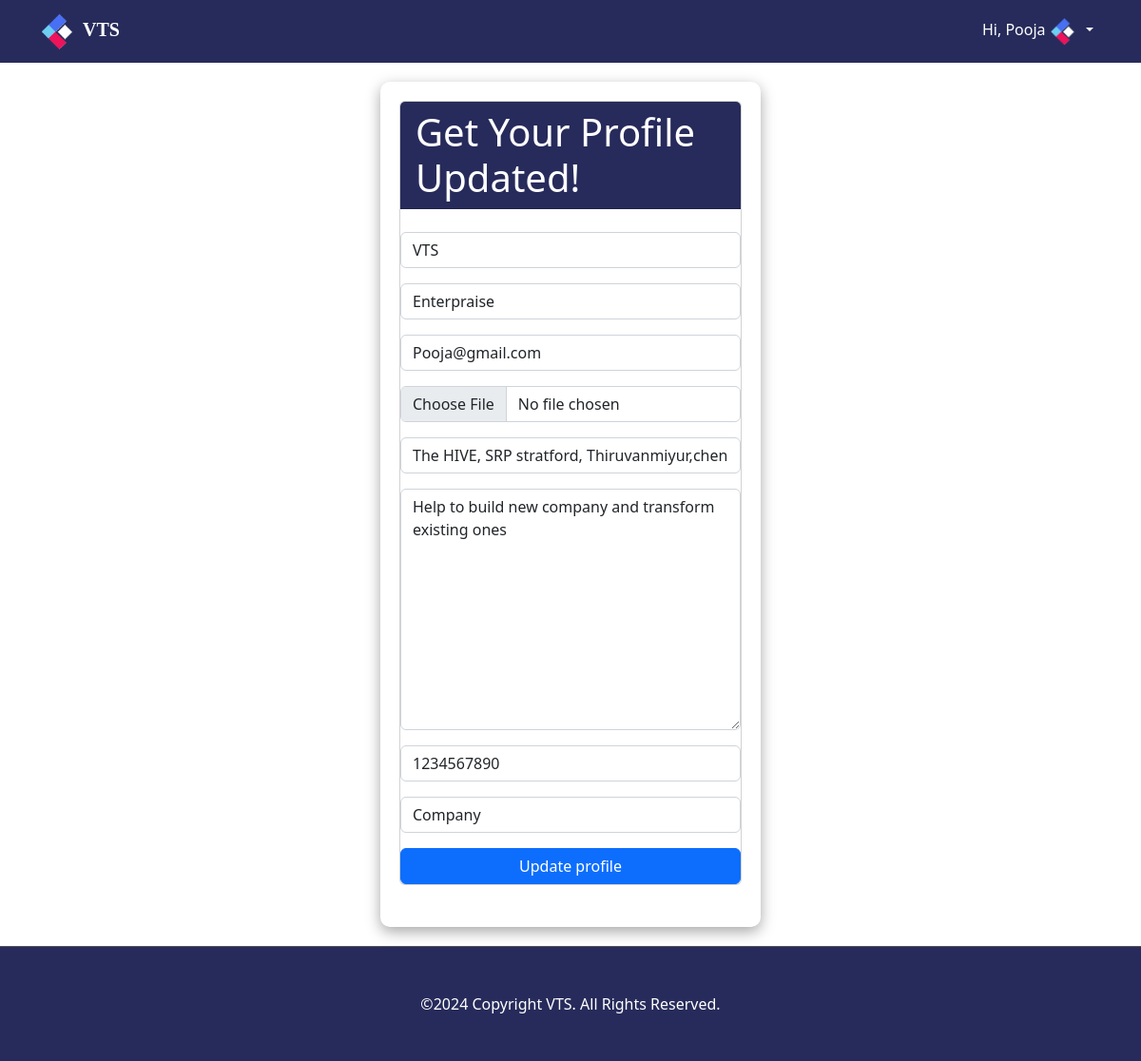
Page /user/update_profile (signed in) on the earlier database version.
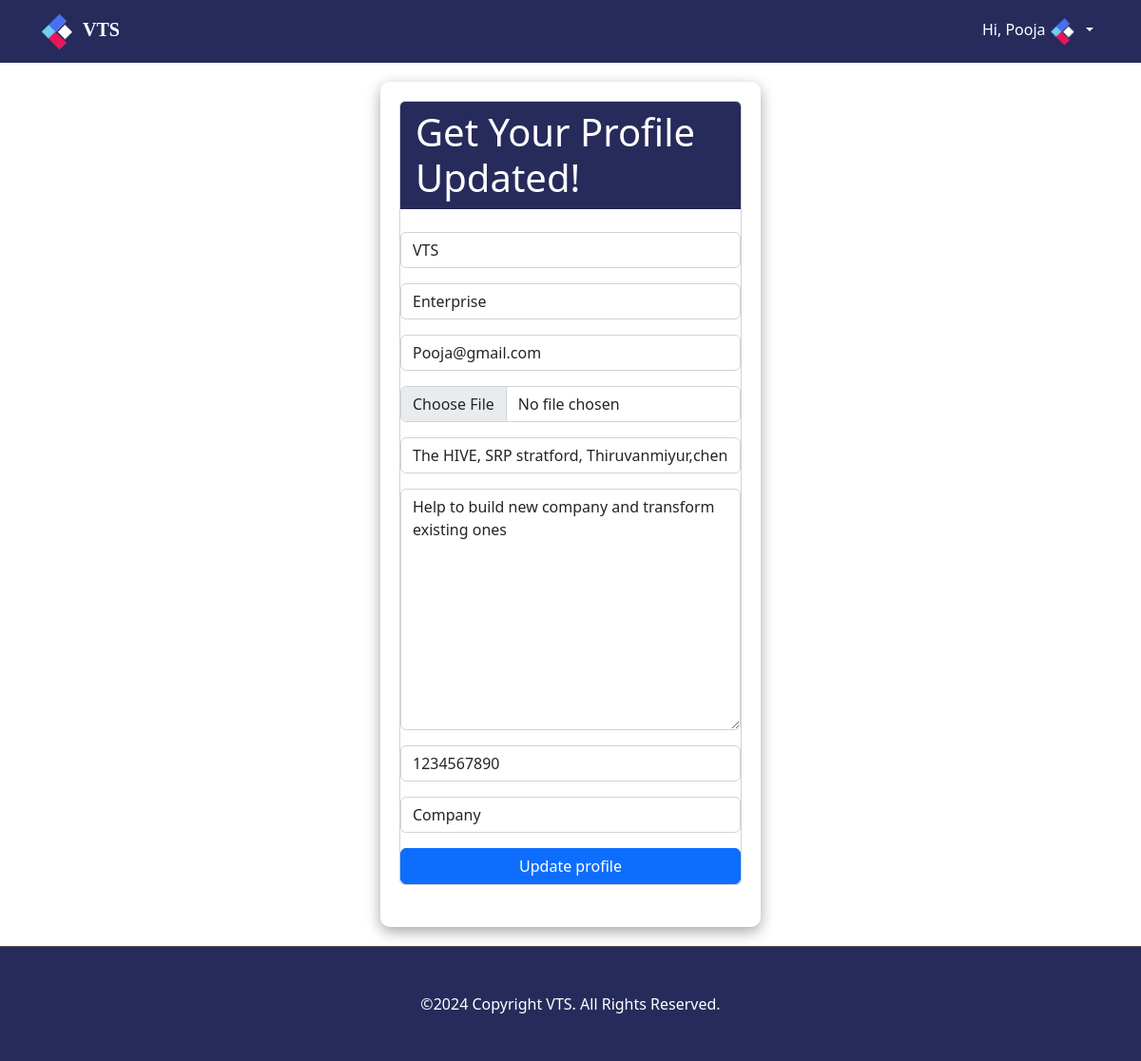
Same page on the later database version.
### core/models.py (models this page shows, shortened)
class CustomUser(AbstractUser):
    email = models.EmailField(unique=True)
    profile_pic = models.ImageField("p_img", blank=True, null = True)
    phone_no = models.CharField(max_length=10,  blank=True, null = True)
    address = models.CharField(max_length=100,  blank=True, null = True)
    role = models.CharField(max_length=50,  blank=True, null = True)
    bio = models.TextField( blank=True, null = True)
    USERNAME_FIELD = ("email")
    REQUIRED_FIELDS = ("username",)

### core/views.py (the view)
# urls.py: path('update_profile', views.update_profile, name='update_profile')
@login_required(login_url="signin")
def update_profile(request):
    if request.user.is_authenticated:
        user = request.user
        form = UpdateProfileForm(instance=user)
        if request.method == 'POST':
            form = UpdateProfileForm(request.POST, request.FILES, instance=user)
            if form.is_valid():
                form.save()
                messages.success(request, "Profile updated successfully")
                return redirect("profile")
    context = {"form": form, 'is_index_page': False,  'show_footer': True,}
    return render(request, "core/update_profile.html", context)

### core/forms.py
class UpdateProfileForm(forms.ModelForm):
    first_name = forms.CharField(widget=forms.TextInput(attrs={"class": "form-control", "placeholder": "Enter FirstName"}))
    last_name = forms.CharField(widget=forms.TextInput(attrs={"class": "form-control", "placeholder": "Enter LastName"}))
    email = forms.CharField(widget=forms.EmailInput(attrs={"class": "form-control", "placeholder": "Enter email address"}))
    profile_pic = forms.ImageField(widget=forms.FileInput(attrs={"class": "form-control", "placeholder": "Upload image"}))
    address = forms.CharField(widget=forms.TextInput(attrs={"class": "form-control", "placeholder": "Enter address"}))
    bio = forms.CharField(widget=forms.Textarea(attrs={"class": "form-control", "placeholder": "Enter bio"}))
    phone_no = forms.CharField(widget=forms.TextInput(attrs={"class": "form-control", "placeholder": "Enter phone"}))
    role = forms.CharField(widget=forms.TextInput(attrs={"class": "form-control", "placeholder": "Enter role"}))
    class Meta:
        model = CustomUser
        fields = ["first_name", "last_name", "email", "profile_pic", "address", "bio", "phone_no", "role"]

### core/templates/core/update_profile.html (shortened to what this page needs)
{% extends 'base.html' %}
{% block content %}
<form action="" method="POST" enctype="multipart/form-data" class="update-form">
    <div class="col-md-12">
        <div class="card mb-4">
            <div class="card-header display-6 " style="background-color: rgb(39, 43, 91);color: white;">Get Your Profile Updated!</div>
            <br>
        <div class="row">
        {% for field in form  %}
        {% if field.errors %}
            <div class="col-md-12">
                <div class="mb-3">
                {{field}}
                </div>
                <small>{{field.errors}}</small>
            </div>
        {% else %}
            <div class="col-md-12">
                <div class="mb-3">
                {{field}}
                </div>
            </div>
        {% endif %}
        {% endfor %}
        </div>
        <button class="btn btn-primary" style="width: 100%">Update profile</button>
    </div>
</div>
</form>
{% endblock %}

### Templates/base.html (shortened to what this page needs)
<!DOCTYPE html>
{% load static %}
<html lang="en">
    <head>
        <link href="{% static 'css/styles.css' %}" rel="stylesheet" />
        <link rel="stylesheet" href="https://cdnjs.cloudflare.com/ajax/libs/font-awesome/6.5.1/css/all.min.css" />
        <link rel="stylesheet" href="https://cdnjs.cloudflare.com/ajax/libs/font-awesome/6.5.1/css/brands.min.css" />
    </head>
    <body>
        <nav class="navbar mynav navbar-expand-lg navbar1" style="background-color:rgb(39, 43, 91);">
            <div class="container">
              <a class="navbar-brand me-8 p1" href="{% url 'index' %}" style="color: rgb(255, 255, 255);">
                <img src="/static/css/assests/vts_logo.png" alt="Logo" width="40" height="40" class="d-inline-block align-text-center">
                <span class="highlight">VTS</span></a>
              <div class="collapse navbar-collapse" id="navbarNavDropdown">
                <ul class="navbar-nav">
                  <svg xmlns="http://www.w3.org/2000/svg" viewBox="0 0 110 21" aria-label="Render" width="84" height="21" class="render-logo-fill fill-black inline-block md:hidden"></svg>
                  {% if request.user.is_authenticated %}
                  <li class="nav-item active dropdown" >
                    <a class="nav-link dropdown-toggle" href="#" role="button" style="color: rgb(255, 255, 255)" data-bs-toggle="dropdown" aria-expanded="false">
                      Hi, {{request.user.username}}
                      {% if user.profile_pic and user.profile_pic.url %}
                            <img style="width:30px" class="rounded-circle" src="{{request.user.profile_pic.url}}" alt="..." />
                            {% else %}
                            <img style="width:30px" class="rounded-circle" src="/static/css/assests/profile_default_img.webp" alt="..." />
                            {% endif %}
                    </a>
                  </li>
                  {% endif %}
                </ul>
              </div>
            </div>
          </nav>
        {% block content %}{% endblock content %}
        {% if show_footer %}
        <footer class="py-5 footer-copyright" style="background-color: rgb(39, 43, 91);color: white;">
              &copy;2024 Copyright VTS. All Rights Reserved.
        </footer>
          {% endif %}
</body>
</html>

Differences in the rows shown:
changed CustomUser "Pooja": last_name "Enterpraise" → "Enterprise"
